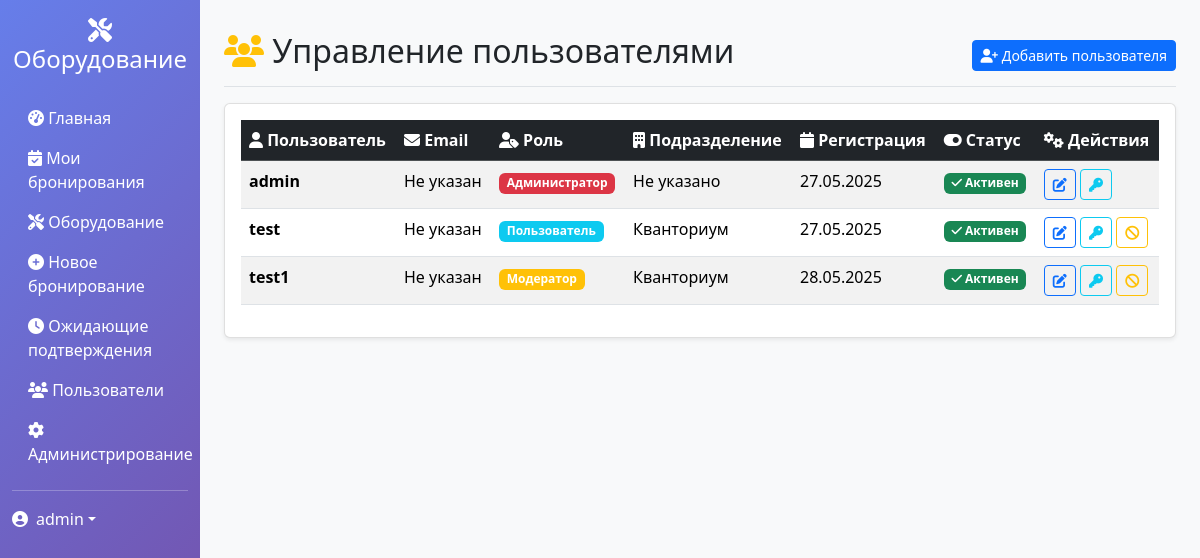
The app's page /users/ (signed in) with its own data.
### booking/models.py (models this page shows, shortened)
class User(AbstractUser):
    ROLE_CHOICES = [
        ('admin', 'Администратор'),
        ('moderator', 'Модератор'),
        ('user', 'Пользователь'),
    ]
    role = models.CharField(
        max_length=20,
        choices=ROLE_CHOICES,
        default='user',
        verbose_name="Роль"
    )
    department = models.ForeignKey(
        Department,
        on_delete=models.CASCADE,
        null=True,
        blank=True,
        verbose_name="Основное подразделение"
    )
    telegram_key = models.CharField(
        max_length=32,
        unique=True,
        blank=True,
        verbose_name="Ключ для Telegram"
    )
    telegram_chat_id = models.BigIntegerField(
        null=True,
        blank=True,
        verbose_name="Telegram Chat ID"
    )
    phone = models.CharField(
        max_length=20,
        blank=True,
        verbose_name="Телефон"
    )
    class Meta:
        verbose_name = "Пользователь"
        verbose_name_plural = "Пользователи"

class Department(models.Model):
    name = models.CharField(max_length=100, verbose_name="Название")
    code = models.CharField(max_length=20, unique=True, verbose_name="Код")
    description = models.TextField(blank=True, verbose_name="Описание")
    created_at = models.DateTimeField(auto_now_add=True)
    class Meta:
        verbose_name = "Подразделение"
        verbose_name_plural = "Подразделения"
        ordering = ['name']

### booking/views.py (the view)
# urls.py: path('users/', views.user_management, name='user_management'),
@login_required
def user_management(request):
    if request.user.role not in ['admin', 'moderator']:
        messages.error(request, "У вас нет доступа к этой странице")
        return redirect('dashboard')
    if request.user.role == 'admin':
        users = User.objects.all()
        departments = Department.objects.all()
    else:  # moderator
        accessible_deps = request.user.get_accessible_departments()
        users = User.objects.filter(department__in=accessible_deps)
        departments = accessible_deps
    context = {
        'users': users,
        'departments': departments,
    }
    return render(request, 'booking/user_management.html', context)

### booking/templates/booking/user_management.html (shortened to what this page needs)
{% extends 'booking/base.html' %}
{% block content %}
<div class="d-flex justify-content-between flex-wrap flex-md-nowrap align-items-center pt-3 pb-2 mb-3 border-bottom">
    <h1 class="h2">
        <i class="fas fa-users text-warning"></i>
        Управление пользователями
    </h1>
    <div class="btn-toolbar mb-2 mb-md-0">
        <button type="button" class="btn btn-sm btn-primary">
            <i class="fas fa-user-plus"></i> Добавить пользователя
        </button>
    </div>
</div>
<div class="card">
    <div class="card-body">
        <div class="table-responsive">
            <table class="table table-striped table-hover">
                <thead class="table-dark">
                    <tr>
                        <th><i class="fas fa-user"></i> Пользователь</th>
                        <th><i class="fas fa-envelope"></i> Email</th>
                        <th><i class="fas fa-user-tag"></i> Роль</th>
                        <th><i class="fas fa-building"></i> Подразделение</th>
                        <th><i class="fas fa-calendar"></i> Регистрация</th>
                        <th><i class="fas fa-toggle-on"></i> Статус</th>
                        <th><i class="fas fa-cogs"></i> Действия</th>
                    </tr>
                </thead>
                <tbody>
                    {% for user_item in users %}
                    <tr>
                        <td>
                            <strong>{{ user_item.username }}</strong>
                        </td>
                        <td>{{ user_item.email|default:"Не указан" }}</td>
                        <td>
                            {% if user_item.role == 'admin' %}
                                <span class="badge bg-danger">{{ user_item.get_role_display }}</span>
                            {% elif user_item.role == 'moderator' %}
                                <span class="badge bg-warning">{{ user_item.get_role_display }}</span>
                            {% else %}
                                <span class="badge bg-info">{{ user_item.get_role_display }}</span>
                            {% endif %}
                        </td>
                        <td>{{ user_item.department.name|default:"Не указано" }}</td>
                        <td>{{ user_item.date_joined|date:"d.m.Y" }}</td>
                        <td>
                            {% if user_item.is_active %}
                                <span class="badge bg-success"><i class="fas fa-check"></i> Активен</span>
                            {% else %}
                                <span class="badge bg-danger"><i class="fas fa-times"></i> Заблокирован</span>
                            {% endif %}
                        </td>
                        <td>
                            <button class="btn btn-sm btn-outline-primary" title="Редактировать">
                                <i class="fas fa-edit"></i>
                            </button>
                            <button class="btn btn-sm btn-outline-info" title="Права доступа">
                                <i class="fas fa-key"></i>
                            </button>
                            {% if user_item != user %}
                                {% if user_item.is_active %}
                                    <button class="btn btn-sm btn-outline-warning" title="Заблокировать">
                                        <i class="fas fa-ban"></i>
                                    </button>
                                {% else %}
                                    <button class="btn btn-sm btn-outline-success" title="Разблокировать">
                                        <i class="fas fa-check"></i>
                                    </button>
                                {% endif %}
                            {% endif %}
                        </td>
                    </tr>
                    {% endfor %}
                </tbody>
            </table>
        </div>
    </div>
</div>
{% endblock %}

### booking/templates/booking/base.html (shortened to what this page needs)
<!DOCTYPE html>
<html lang="ru">
<head>
    {% load django_bootstrap5 %}
    {% bootstrap_css %}
    <link rel="stylesheet" href="https://cdnjs.cloudflare.com/ajax/libs/font-awesome/6.4.0/css/all.min.css">
</head>
<body>
    <div class="container-fluid">
        <div class="row">
            <nav class="col-md-3 col-lg-2 d-md-block sidebar collapse">
                <div class="position-sticky pt-3">
                    <div class="text-center mb-4">
                        <h4 class="text-white">
                            <i class="fas fa-tools"></i>
                            Оборудование
                        </h4>
                    </div>
                    <ul class="nav flex-column">
                        <li class="nav-item">
                            <a class="nav-link text-white" href="{% url 'dashboard' %}">
                                <i class="fas fa-tachometer-alt"></i> Главная
                            </a>
                        </li>
                        <li class="nav-item">
                            <a class="nav-link text-white" href="{% url 'my_bookings' %}">
                                <i class="fas fa-calendar-check"></i> Мои бронирования
                            </a>
                        </li>
                        <li class="nav-item">
                            <a class="nav-link text-white" href="{% url 'equipment_list' %}">
                                <i class="fas fa-tools"></i> Оборудование
                            </a>
                        </li>
                        <li class="nav-item">
                            <a class="nav-link text-white" href="{% url 'create_booking' %}">
                                <i class="fas fa-plus-circle"></i> Новое бронирование
                            </a>
                        </li>
                        {% if user.role == 'admin' or user.role == 'moderator' %}
                        <li class="nav-item">
                            <a class="nav-link text-white" href="{% url 'pending_bookings' %}">
                                <i class="fas fa-clock"></i> Ожидающие подтверждения
                            </a>
                        </li>
                        <li class="nav-item">
                            <a class="nav-link text-white" href="{% url 'user_management' %}">
                                <i class="fas fa-users"></i> Пользователи
                            </a>
                        </li>
                        {% endif %}
                        {% if user.role == 'admin' %}
                        <li class="nav-item">
                            <a class="nav-link text-white" href="/admin/">
                                <i class="fas fa-cog"></i> Администрирование
                            </a>
                        </li>
                        {% endif %}
                    </ul>
                    <hr class="text-white">
                    <div class="dropdown">
                        <a href="#" class="d-flex align-items-center text-white text-decoration-none dropdown-toggle"
                           data-bs-toggle="dropdown">
                            <i class="fas fa-user-circle me-2"></i>
                            {{ user.username }}
                        </a>
                    </div>
                </div>
            </nav>
            <main class="col-md-9 ms-sm-auto col-lg-10 px-md-4 main-content">
                <div class="pt-3 pb-2 mb-3">
                    {% block content %}
                    {% endblock %}
                </div>
            </main>
        </div>
    </div>
</body>
</html>

### booking/templates/booking/base.html (style rules this page uses)
.sidebar { min-height: 100vh; background: linear-gradient(135deg, #667eea 0%, #764ba2 100%); }
.main-content { background-color: #f8f9fa; min-height: 100vh; }
.card { box-shadow: 0 0.125rem 0.25rem rgba(0, 0, 0, 0.075); border: 1px solid rgba(0, 0, 0, 0.125); }

### records on screen
User: username "admin", email "Не указан", role "Администратор", department.name "Не указано", date_joined "27.05.2025", is_active True (drawn)
User: username "test", email "Не указан", role "Пользователь", department.name "Кванториум", date_joined "27.05.2025", is_active True (drawn)
User: username "test1", email "Не указан", role "Модератор", department.name "Кванториум", date_joined "28.05.2025", is_active True (drawn)
